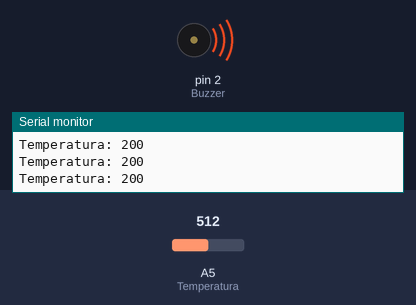
Bench run of a sketch on a simulated Arduino Uno, built with avr-gcc and run on an emulated ATmega328P. Parts: buzzer (waves = sounding), the last lines printed to the serial monitor. The inputs (shaded band) are chosen by the test bench; at power-on: A5 (Temperatura) = 512.

Above: at 1.2 s.
1.3 s: A5 (Temperatura) set to 178
2.8 s: A5 (Temperatura) set to 147
At 3.6 s:
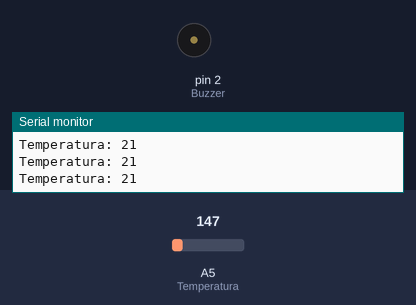
4.3 s: A5 (Temperatura) set to 306
At 4.9 s:
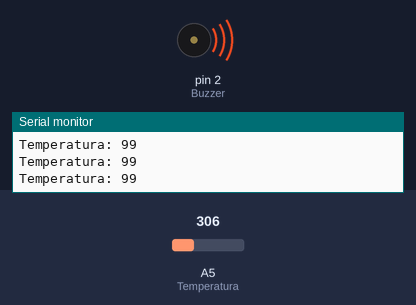
5.8 s: A5 (Temperatura) set to 122
At 6.3 s:
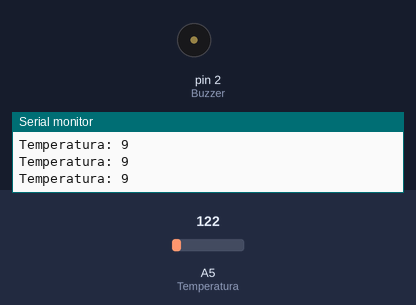
Timing chart, 0 to 8.3 s (numbered marks = the images above; inputs shaded):
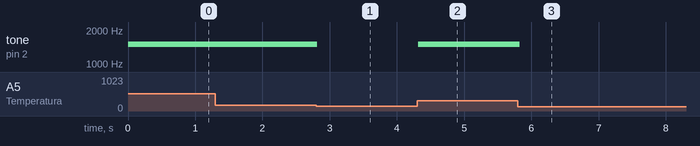

The sketch:

code.ino
```cpp
int var;
int varTemp;

void setup(){
  Serial.begin(9600);
  pinMode(A5, INPUT); //Temperatura
  pinMode(2, OUTPUT); //Buzzer
}

void loop(){
  var = analogRead(A5);

  varTemp = map(var, 20, 358, -40, 125);

  Serial.print("Temperatura: ");
  Serial.println(varTemp);

  if(varTemp > 30) { //Se a temperatura for maior que 30º o buzzer é acionado
    tone(2, 1500, 1000);
  } else {
    noTone(2);
  }
  delay(100);
}
```

Measured:
- the behaviour switches between 166 and 165 on A5 (Temperatura) (found by bisection; images 0 and 1)
- after the input at 2.8 s, tone on pin 2 (Buzzer): 1500 Hz → silent at once
- after the input at 4.3 s, tone on pin 2 (Buzzer): silent → 1500 Hz at once
- after the input at 5.8 s, tone on pin 2 (Buzzer): 1500 Hz → silent at once
